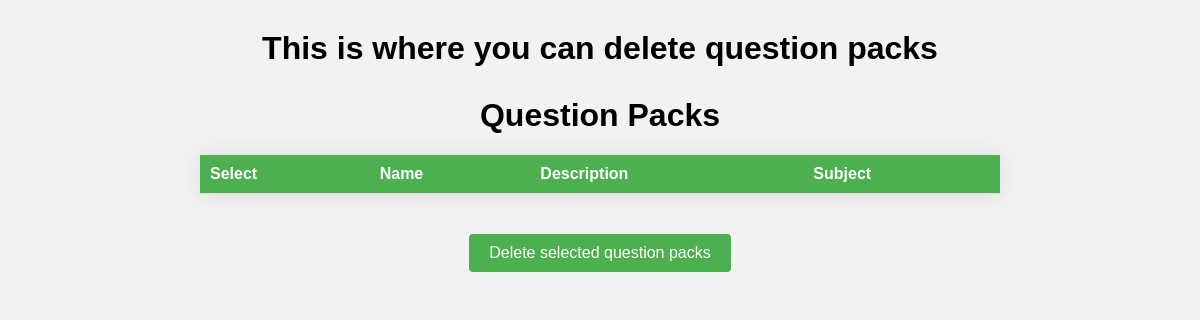
/teacher/questionPackList/, run on an earlier commit of the app's database.
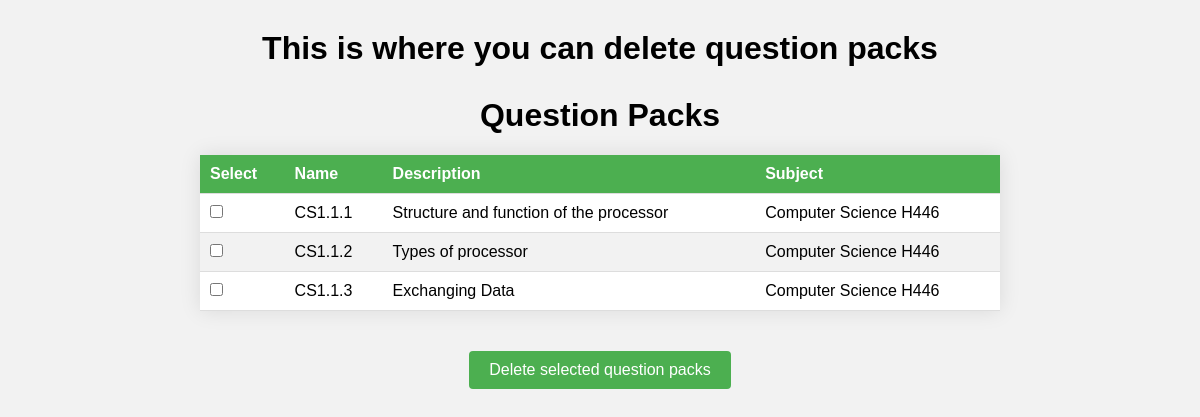
And on a later commit of the database.
### quizzes/models.py (models this page shows, shortened)
class QuestionPack(models.Model):
    pack_name = models.CharField(max_length=100)
    pack_description = models.TextField()
    subject = models.ForeignKey(QuizSubject, on_delete=models.CASCADE)

class QuizSubject(models.Model):
    subject_name = models.CharField(max_length=100)
    subject_description = models.TextField()
    def __str__(self):
        return self.subject_name

### teacher/views.py (the view)
# urls.py: path('questionPackList/', views.questionPackList, name='questionPackList'),
def questionPackList(request):
    question_packs = QuestionPack.objects.all()
    context = {'question_packs': question_packs}
    return render(request, 'teacher/questionPackList.html', context)

### templates/teacher/questionPackList.html (shortened to what this page needs)
<!DOCTYPE html>
<html lang="en">
  <head>
  </head>
  <body>
    <h1>This is where you can delete question packs</h1>
    <h1>Question Packs</h1>
    <form method="post" action="{% url 'teacher:deleteQuestionPacks' %}">
      <table>
        <thead>
          <tr>
            <th>Select</th>
            <th>Name</th>
            <th>Description</th>
            <th>Subject</th>
          </tr>
        </thead>
        <tbody>
          {% for question_pack in question_packs %}
          <tr>
            <td>
              <input
                type="checkbox"
                name="question_packs"
                value="{{ question_pack.id }}"
              />
            </td>
            <td>{{ question_pack.pack_name }}</td>
            <td>{{ question_pack.pack_description }}</td>
            <td>{{ question_pack.subject }}</td>
          </tr>
          {% endfor %}
        </tbody>
      </table>
      <button type="submit">Delete selected question packs</button>
    </form>
  </body>
</html>

### templates/teacher/questionPackList.html (style rules this page uses)
body { background-color: #f2f2f2; font-family: Arial, Helvetica, sans-serif; font-size: 16px; }
h1 { text-align: center; margin-top: 30px; }
form { text-align: center; }
table { border-collapse: collapse; margin: 20px auto; width: 80%; max-width: 800px; background-color: #fff; box-shadow: 0 0 20px rgba(0, 0, 0, 0.1); }
th, td { padding: 10px; text-align: left; border-bottom: 1px solid #ddd; }
th { background-color: #4CAF50; color: white; font-weight: bold; }
tr:nth-child(even) { background-color: #f2f2f2; }
input[type="checkbox"] { margin: 0 10px 0 0; }
button[type="submit"] { margin-top: 20px; background-color: #4CAF50; color: white; padding: 10px 20px; border: none; border-radius: 4px; cursor: pointer; font-size: 16px; }

What changed in the data, as far as the page shows it:
added QuestionPack: pack_name "CS1.1.1", pack_description "Structure and function of the processor", subject "Computer Science H446"
added QuestionPack: pack_name "CS1.1.2", pack_description "Types of processor", subject "Computer Science H446"
added QuestionPack: pack_name "CS1.1.3", pack_description "Exchanging Data", subject "Computer Science H446"
